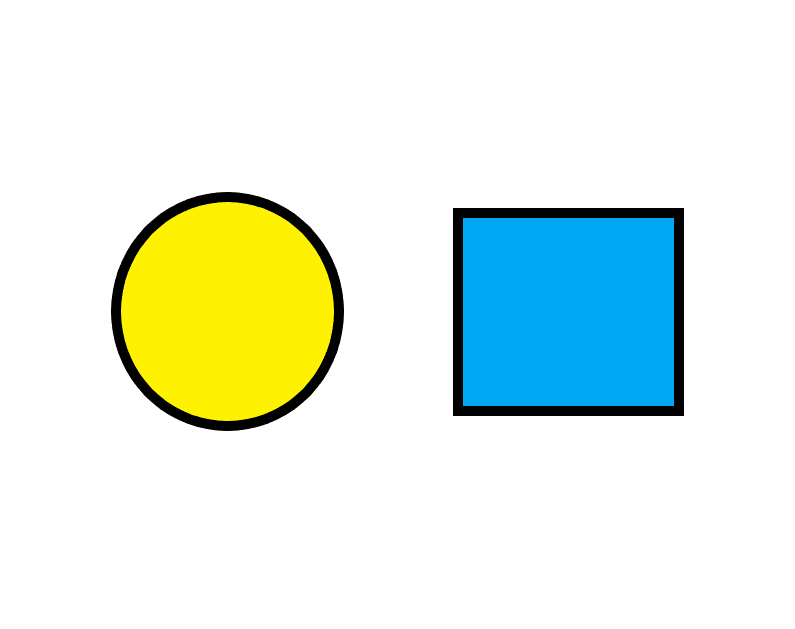
#> input picture İleri Seviye/Şekil Algılama ve Kontür/basic.png, 795 x 629 px, given in place of the camera
$ python Renk_ve_Kontur.py
#> lines starting #> are read from the running program, lines starting #| are printed output that depends on the picture; after the words box and inside, x2 and y2 are one past the last pixel; in counts of white or black regions, pixels touching at a corner belong together
import cv2
import numpy as np

kamera = cv2.VideoCapture(1)
lower = np.array([80,90,0])
upper = np.array([160,255,255])

while True:
    _,img = kamera.read()
#> img is the input picture: shape (629, 795, 3); mean B, G, R 227.5, 239.3, 226.9

    img_blurred = cv2.blur(img,(7,7))
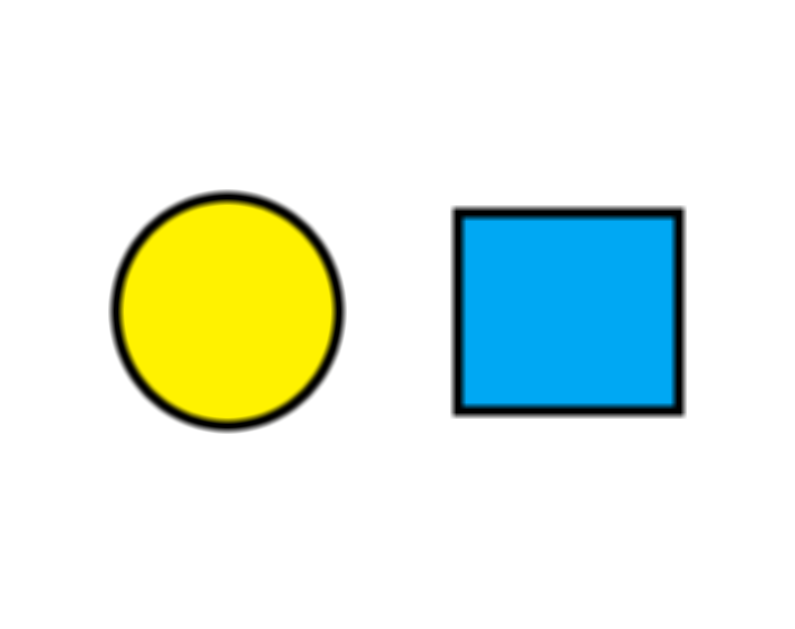
#> img_blurred: shape (629, 795, 3); mean B, G, R 227.5, 239.3, 226.9
    img_hsv = cv2.cvtColor(img_blurred,cv2.COLOR_BGR2HSV)
#> img_hsv: shape (629, 795, 3); mean H, S, V 10.7, 41.7, 246.2
    mask = cv2.inRange(img_hsv,lower,upper)
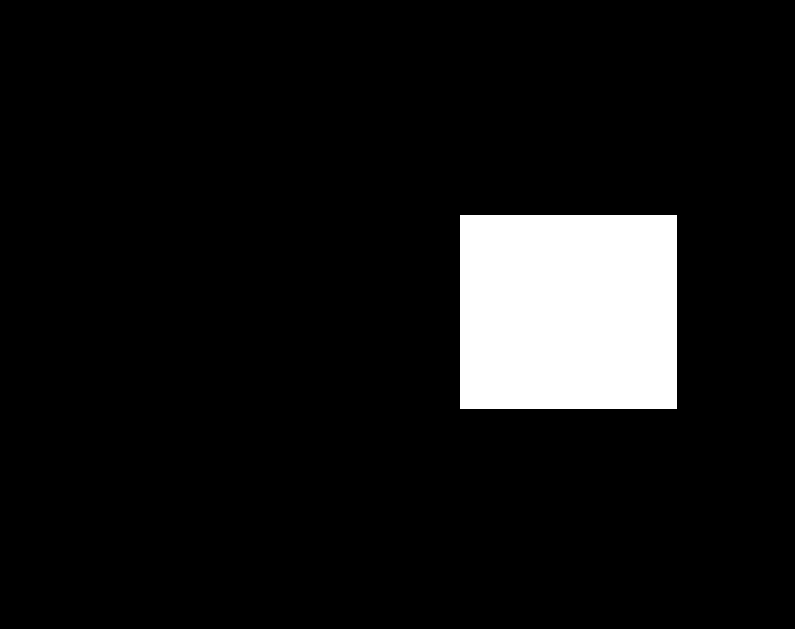
#> mask: shape (629, 795); 8.4% white; 1 white region, box (x1, y1, x2, y2) and area: (460, 215, 677, 409) 42098
    mask = cv2.erode(mask,None,iterations=2)
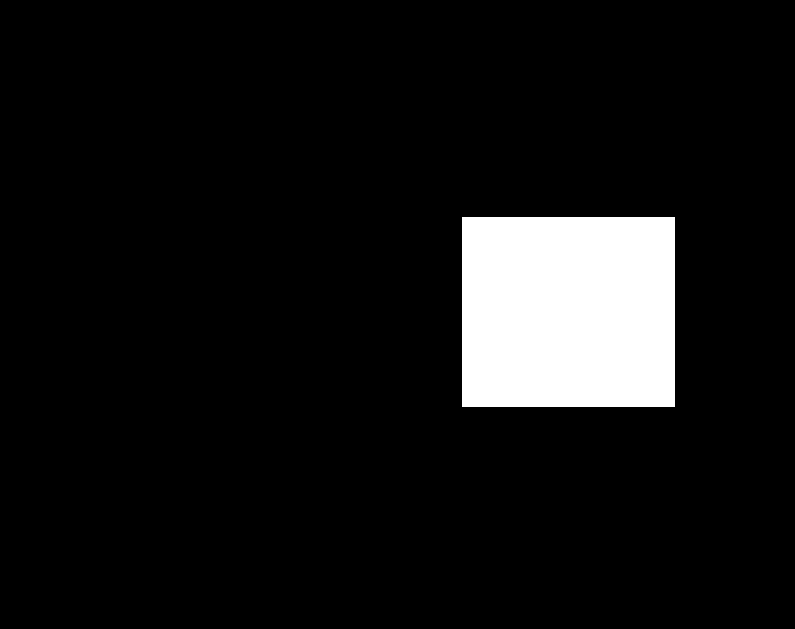
#> mask: shape (629, 795); 8.1% white; 1 white region, box (x1, y1, x2, y2) and area: (462, 217, 675, 407) 40470
    mask = cv2.dilate(mask,None,iterations=2)

    #Sadece mavi renkte en büyük konturun alınması -----------------------
    contours,hierarchy = cv2.findContours(mask,cv2.RETR_EXTERNAL,cv2.CHAIN_APPROX_SIMPLE)
#> contours = [[[460, 215], [460, 408], [676, 408], [676, 215]]]

    if len(contours) > 0:
        area_list = []
        for contour in contours:
            area = cv2.contourArea(contour)
            area_list.append(area)
#> this loop made 1 pass
#> (contour, area) on pass 1: ([[460, 215], [460, 408], [676, 408], [676, 215]], 41688)
#> after the loop, area_list = [41688]

        index = area_list.index(max(area_list))
#> index = 0

        cv2.drawContours(img,contours,index,[0,255,255],thickness=3)

        #En büyük Konturu dikdörtgen içine almam için koordinatları ver
        rect = cv2.minAreaRect(contours[index])
#> rect = ((568, 311.5), (193, 216), -90)
        (x,y), (width,height), rotation = rect
#> x = 568; y = 311.5; width = 193; height = 216; rotation = -90
        string = "x:{}, y:{}, w:{}, h:{}, rotation:{}".format(np.round(x),
                 np.round(y),np.round(width),np.round(height),np.round(rotation))
        cv2.putText(img,string,(20,20),cv2.FONT_HERSHEY_COMPLEX_SMALL,1,[255,255,255],2)
        box = cv2.boxPoints(rect)
#> box = [[676, 408], [460, 408], [460, 215], [676, 215]]
        box = np.int64(box)

        #bu sefer konturu dikdörtgen halinde göstersin
        cv2.drawContours(img,[box],0,[0,0,255],thickness=3)
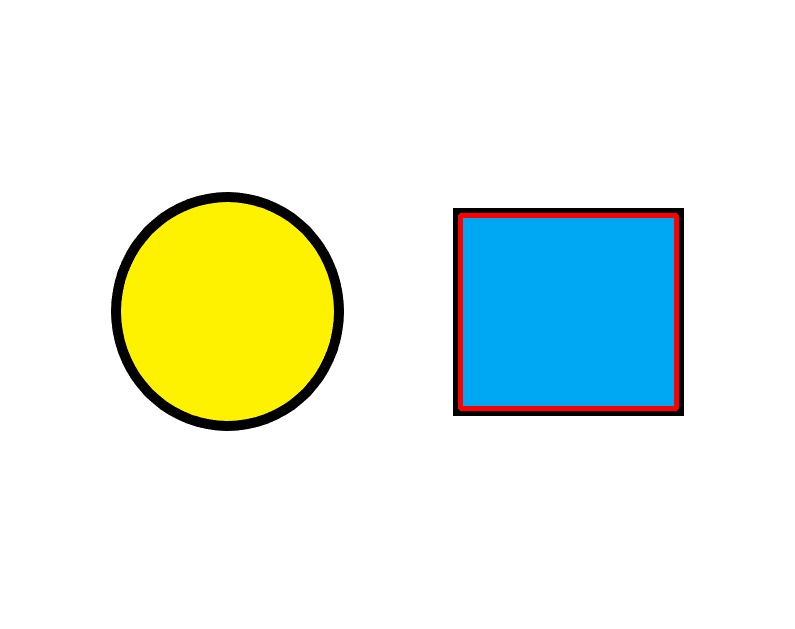
#> img: shape (629, 795, 3); mean B, G, R 227.5, 239.3, 229

        #Konturun merkezini alma
        #Moment --> Yarıçap, alan, ağırlık, pixel yoğunlukları gibi değerleri hesaplar
        M = cv2.moments(contours[index])
#> M = moments, m00 41688, centre m10/m00, m01/m00 = (568, 311.5)
        try:
            x = int(M["m10"]/M["m00"])
            y = int(M["m01"]/M["m00"])
#> y = 311
            center = (x,y)
#> center = (568, 311)
            cv2.circle(img,center,5,[0,255,0],-1)
#> img: shape (629, 795, 3); 0.02% of pixels changed, all inside (x1, y1, x2, y2) = (563, 306, 574, 317)
        except ZeroDivisionError:
            pass

    cv2.imshow("Output",img)

    if cv2.waitKey(25) == 27:
#> (key Esc is pressed here)
        break

kamera.release()
cv2.destroyAllWindows()

$ run again, on İleri Seviye/Şekil Algılama ve Kontür/shapes.png
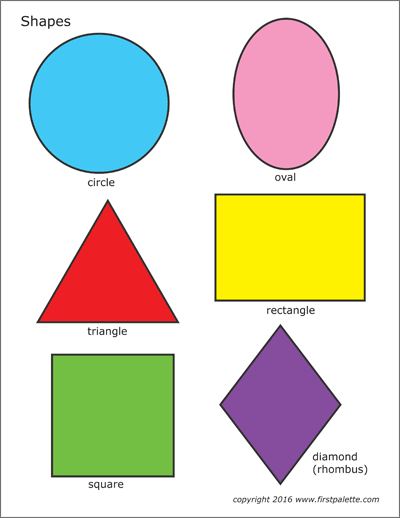
#> input picture İleri Seviye/Şekil Algılama ve Kontür/shapes.png, 400 x 518 px, given in place of the camera
#> img is the input picture: shape (518, 400, 3); mean B, G, R 198.1, 215.4, 217.4
#> img_hsv: shape (518, 400, 3); mean H, S, V 40.8, 65, 236.9
#> `mask = cv2.erode(mask,None,iterations=2)`:
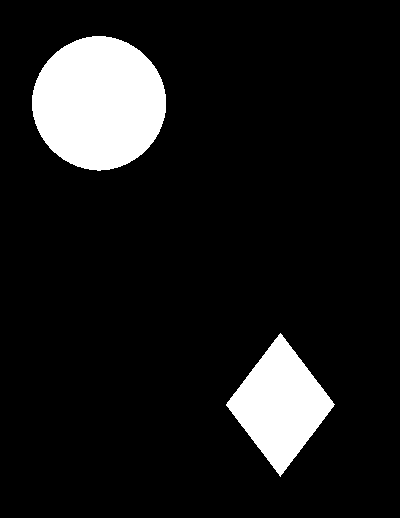
#> mask: shape (518, 400); 10.6% white; 2 white regions, box (x1, y1, x2, y2) and area: (32, 36, 166, 171) 14011, (226, 333, 335, 477) 7880
#> contours = 2 contours; box (x1, y1, x2, y2) and area: (30, 34, 168, 173) 14907, (224, 331, 337, 479) 8756
#> the loop `for contour in contours:` made 2 passes
#> area on passes 1 to 2: 8756, 14907
#> after the loop `for contour in contours:`: area_list = [8756, 14907]
#> index = 1
#> rect = ((98.5, 103), (138, 137), -90)
#> `(x,y), (width,height), rotation = rect`: x = 98.5; y = 103; width = 138; height = 137; rotation = -90
#> box = [[167, 172], [30, 172], [30, 34], [167, 34]]
#> `cv2.drawContours(img,[box],0,[0,0,255],thickness=3)`:
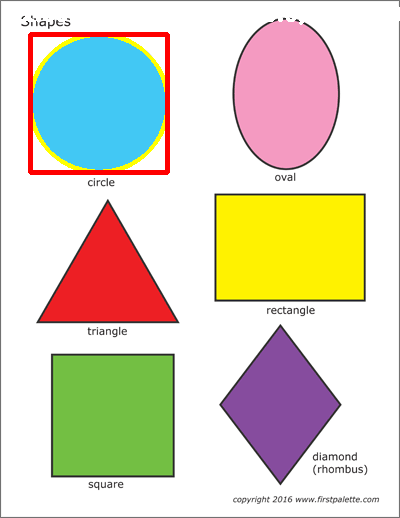
#> img: shape (518, 400, 3); mean B, G, R 194.2, 213.2, 219.1
#> M = moments, m00 14907, centre m10/m00, m01/m00 = (98.61, 102.8)
#> `x = int(M["m10"]/M["m00"])`: x = 98
#> `y = int(M["m01"]/M["m00"])`: y = 102
#> center = (98, 102)
